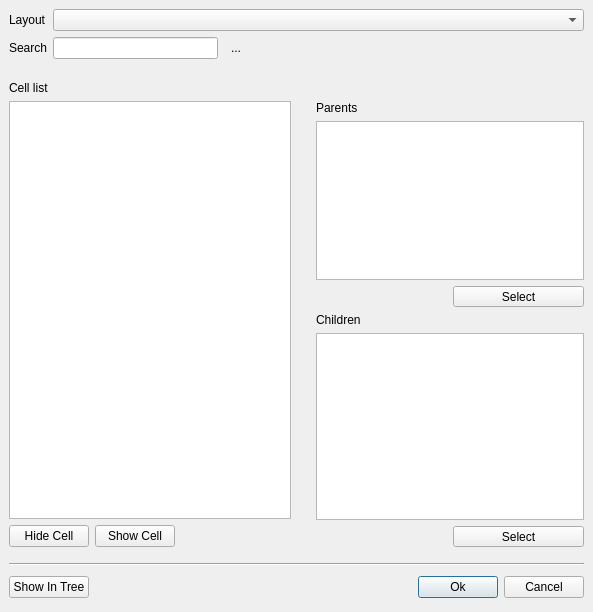
<?xml version="1.0" encoding="UTF-8"?>
<ui version="4.0">
 <class>CellSelectionForm</class>
 <widget class="QDialog" name="CellSelectionForm">
  <property name="geometry">
   <rect>
    <x>0</x>
    <y>0</y>
    <width>593</width>
    <height>612</height>
   </rect>
  </property>
  <property name="windowTitle">
   <string>Select Cell</string>
  </property>
  <layout class="QVBoxLayout">
   <property name="spacing">
    <number>6</number>
   </property>
   <property name="leftMargin">
    <number>9</number>
   </property>
   <property name="topMargin">
    <number>9</number>
   </property>
   <property name="rightMargin">
    <number>9</number>
   </property>
   <property name="bottomMargin">
    <number>9</number>
   </property>
   <item>
    <widget class="QFrame" name="frame8">
     <property name="frameShape">
      <enum>QFrame::NoFrame</enum>
     </property>
     <property name="frameShadow">
      <enum>QFrame::Raised</enum>
     </property>
     <layout class="QGridLayout">
      <property name="leftMargin">
       <number>0</number>
      </property>
      <property name="topMargin">
       <number>0</number>
      </property>
      <property name="rightMargin">
       <number>0</number>
      </property>
      <property name="bottomMargin">
       <number>0</number>
      </property>
      <property name="spacing">
       <number>6</number>
      </property>
      <item row="5" column="0">
       <widget class="QFrame" name="tools_frame">
        <property name="frameShape">
         <enum>QFrame::NoFrame</enum>
        </property>
        <property name="frameShadow">
         <enum>QFrame::Raised</enum>
        </property>
        <layout class="QHBoxLayout">
         <property name="spacing">
          <number>6</number>
         </property>
         <property name="leftMargin">
          <number>0</number>
         </property>
         <property name="topMargin">
          <number>0</number>
         </property>
         <property name="rightMargin">
          <number>0</number>
         </property>
         <property name="bottomMargin">
          <number>0</number>
         </property>
         <item>
          <widget class="QPushButton" name="pb_hide">
           <property name="text">
            <string>Hide Cell</string>
           </property>
          </widget>
         </item>
         <item>
          <widget class="QPushButton" name="pb_show">
           <property name="text">
            <string>Show Cell</string>
           </property>
          </widget>
         </item>
         <item>
          <spacer>
           <property name="orientation">
            <enum>Qt::Horizontal</enum>
           </property>
           <property name="sizeHint" stdset="0">
            <size>
             <width>40</width>
             <height>20</height>
            </size>
           </property>
          </spacer>
         </item>
        </layout>
       </widget>
      </item>
      <item row="3" column="0" rowspan="2">
       <widget class="QTreeView" name="lv_cells">
        <property name="sizePolicy">
         <sizepolicy hsizetype="Expanding" vsizetype="Expanding">
          <horstretch>1</horstretch>
          <verstretch>1</verstretch>
         </sizepolicy>
        </property>
        <property name="selectionMode">
         <enum>QAbstractItemView::ExtendedSelection</enum>
        </property>
        <property name="uniformRowHeights">
         <bool>true</bool>
        </property>
       </widget>
      </item>
      <item row="4" column="2" rowspan="2">
       <widget class="QFrame" name="frame_6">
        <property name="sizePolicy">
         <sizepolicy hsizetype="Preferred" vsizetype="Preferred">
          <horstretch>1</horstretch>
          <verstretch>0</verstretch>
         </sizepolicy>
        </property>
        <property name="frameShape">
         <enum>QFrame::NoFrame</enum>
        </property>
        <property name="frameShadow">
         <enum>QFrame::Raised</enum>
        </property>
        <layout class="QGridLayout">
         <property name="leftMargin">
          <number>0</number>
         </property>
         <property name="topMargin">
          <number>0</number>
         </property>
         <property name="rightMargin">
          <number>0</number>
         </property>
         <property name="bottomMargin">
          <number>0</number>
         </property>
         <property name="spacing">
          <number>6</number>
         </property>
         <item row="2" column="2">
          <widget class="QToolButton" name="tb_set_child">
           <property name="sizePolicy">
            <sizepolicy hsizetype="Preferred" vsizetype="Preferred">
             <horstretch>0</horstretch>
             <verstretch>0</verstretch>
            </sizepolicy>
           </property>
           <property name="text">
            <string>Select</string>
           </property>
          </widget>
         </item>
         <item row="2" column="1">
          <spacer>
           <property name="orientation">
            <enum>Qt::Horizontal</enum>
           </property>
           <property name="sizeHint" stdset="0">
            <size>
             <width>40</width>
             <height>20</height>
            </size>
           </property>
          </spacer>
         </item>
         <item row="1" column="1" colspan="2">
          <widget class="QTreeView" name="lv_children">
           <property name="sizePolicy">
            <sizepolicy hsizetype="Expanding" vsizetype="Expanding">
             <horstretch>1</horstretch>
             <verstretch>1</verstretch>
            </sizepolicy>
           </property>
           <property name="uniformRowHeights">
            <bool>true</bool>
           </property>
          </widget>
         </item>
         <item row="0" column="1">
          <widget class="QLabel" name="textLabel2">
           <property name="text">
            <string>Children</string>
           </property>
          </widget>
         </item>
         <item row="0" column="0">
          <widget class="QLabel" name="label_5">
           <property name="text">
            <string/>
           </property>
           <property name="pixmap">
            <pixmap resource="../lay/layResources.qrc">:/right.png</pixmap>
           </property>
          </widget>
         </item>
        </layout>
       </widget>
      </item>
      <item row="1" column="0" colspan="3">
       <spacer>
        <property name="orientation">
         <enum>Qt::Vertical</enum>
        </property>
        <property name="sizeType">
         <enum>QSizePolicy::Fixed</enum>
        </property>
        <property name="sizeHint" stdset="0">
         <size>
          <width>451</width>
          <height>16</height>
         </size>
        </property>
       </spacer>
      </item>
      <item row="0" column="0" colspan="3">
       <widget class="QFrame" name="frame_4">
        <property name="frameShape">
         <enum>QFrame::NoFrame</enum>
        </property>
        <property name="frameShadow">
         <enum>QFrame::Raised</enum>
        </property>
        <layout class="QGridLayout">
         <property name="leftMargin">
          <number>0</number>
         </property>
         <property name="topMargin">
          <number>0</number>
         </property>
         <property name="rightMargin">
          <number>0</number>
         </property>
         <property name="bottomMargin">
          <number>0</number>
         </property>
         <property name="spacing">
          <number>6</number>
         </property>
         <item row="0" column="0">
          <widget class="QLabel" name="layout_lbl">
           <property name="text">
            <string>Layout</string>
           </property>
          </widget>
         </item>
         <item row="1" column="0">
          <widget class="QLabel" name="label_2">
           <property name="text">
            <string>Search</string>
           </property>
          </widget>
         </item>
         <item row="1" column="1">
          <widget class="lay::DecoratedLineEdit" name="le_cell_name">
           <property name="sizePolicy">
            <sizepolicy hsizetype="Expanding" vsizetype="Fixed">
             <horstretch>1</horstretch>
             <verstretch>1</verstretch>
            </sizepolicy>
           </property>
          </widget>
         </item>
         <item row="1" column="2">
          <widget class="QToolButton" name="find_next">
           <property name="toolTip">
            <string>Find Next</string>
           </property>
           <property name="text">
            <string>...</string>
           </property>
           <property name="icon">
            <iconset resource="../lay/layResources.qrc">
             <normaloff>:/find.png</normaloff>:/find.png</iconset>
           </property>
           <property name="autoRaise">
            <bool>true</bool>
           </property>
          </widget>
         </item>
         <item row="0" column="1" colspan="4">
          <widget class="QComboBox" name="cb_views">
           <property name="sizePolicy">
            <sizepolicy hsizetype="Expanding" vsizetype="Fixed">
             <horstretch>1</horstretch>
             <verstretch>1</verstretch>
            </sizepolicy>
           </property>
          </widget>
         </item>
         <item row="1" column="3" colspan="2">
          <spacer name="horizontalSpacer">
           <property name="orientation">
            <enum>Qt::Horizontal</enum>
           </property>
           <property name="sizeHint" stdset="0">
            <size>
             <width>40</width>
             <height>20</height>
            </size>
           </property>
          </spacer>
         </item>
        </layout>
       </widget>
      </item>
      <item row="4" column="1" rowspan="2">
       <widget class="QFrame" name="frame_8">
        <property name="frameShape">
         <enum>QFrame::NoFrame</enum>
        </property>
        <property name="frameShadow">
         <enum>QFrame::Raised</enum>
        </property>
        <layout class="QVBoxLayout">
         <property name="spacing">
          <number>6</number>
         </property>
         <property name="leftMargin">
          <number>0</number>
         </property>
         <property name="topMargin">
          <number>0</number>
         </property>
         <property name="rightMargin">
          <number>0</number>
         </property>
         <property name="bottomMargin">
          <number>0</number>
         </property>
        </layout>
       </widget>
      </item>
      <item row="3" column="2">
       <widget class="QFrame" name="frame_5">
        <property name="sizePolicy">
         <sizepolicy hsizetype="Preferred" vsizetype="Preferred">
          <horstretch>1</horstretch>
          <verstretch>0</verstretch>
         </sizepolicy>
        </property>
        <property name="frameShape">
         <enum>QFrame::NoFrame</enum>
        </property>
        <property name="frameShadow">
         <enum>QFrame::Raised</enum>
        </property>
        <layout class="QGridLayout">
         <property name="leftMargin">
          <number>0</number>
         </property>
         <property name="topMargin">
          <number>0</number>
         </property>
         <property name="rightMargin">
          <number>0</number>
         </property>
         <property name="bottomMargin">
          <number>0</number>
         </property>
         <property name="spacing">
          <number>6</number>
         </property>
         <item row="2" column="1">
          <spacer>
           <property name="orientation">
            <enum>Qt::Horizontal</enum>
           </property>
           <property name="sizeHint" stdset="0">
            <size>
             <width>40</width>
             <height>20</height>
            </size>
           </property>
          </spacer>
         </item>
         <item row="2" column="2">
          <widget class="QToolButton" name="tb_set_parent">
           <property name="sizePolicy">
            <sizepolicy hsizetype="Preferred" vsizetype="Preferred">
             <horstretch>0</horstretch>
             <verstretch>0</verstretch>
            </sizepolicy>
           </property>
           <property name="text">
            <string>Select</string>
           </property>
          </widget>
         </item>
         <item row="1" column="1" colspan="2">
          <widget class="QTreeView" name="lv_parents">
           <property name="sizePolicy">
            <sizepolicy hsizetype="Expanding" vsizetype="Expanding">
             <horstretch>1</horstretch>
             <verstretch>1</verstretch>
            </sizepolicy>
           </property>
           <property name="uniformRowHeights">
            <bool>true</bool>
           </property>
          </widget>
         </item>
         <item row="0" column="1" colspan="2">
          <widget class="QLabel" name="textLabel1">
           <property name="text">
            <string>Parents</string>
           </property>
          </widget>
         </item>
         <item row="0" column="0">
          <widget class="QLabel" name="label_4">
           <property name="text">
            <string/>
           </property>
           <property name="pixmap">
            <pixmap resource="../lay/layResources.qrc">:/right.png</pixmap>
           </property>
          </widget>
         </item>
        </layout>
       </widget>
      </item>
      <item row="2" column="0" colspan="3">
       <widget class="QLabel" name="label_3">
        <property name="text">
         <string>Cell list</string>
        </property>
       </widget>
      </item>
     </layout>
    </widget>
   </item>
   <item>
    <spacer>
     <property name="orientation">
      <enum>Qt::Vertical</enum>
     </property>
     <property name="sizeType">
      <enum>QSizePolicy::Fixed</enum>
     </property>
     <property name="sizeHint" stdset="0">
      <size>
       <width>20</width>
       <height>10</height>
      </size>
     </property>
    </spacer>
   </item>
   <item>
    <widget class="Line" name="line_4">
     <property name="orientation">
      <enum>Qt::Horizontal</enum>
     </property>
    </widget>
   </item>
   <item>
    <widget class="QFrame" name="frame5">
     <property name="frameShape">
      <enum>QFrame::NoFrame</enum>
     </property>
     <property name="frameShadow">
      <enum>QFrame::Raised</enum>
     </property>
     <layout class="QHBoxLayout">
      <property name="spacing">
       <number>6</number>
      </property>
      <property name="leftMargin">
       <number>0</number>
      </property>
      <property name="topMargin">
       <number>0</number>
      </property>
      <property name="rightMargin">
       <number>0</number>
      </property>
      <property name="bottomMargin">
       <number>0</number>
      </property>
      <item>
       <widget class="QPushButton" name="apply_button">
        <property name="text">
         <string>Show In Tree</string>
        </property>
       </widget>
      </item>
      <item>
       <spacer>
        <property name="orientation">
         <enum>Qt::Horizontal</enum>
        </property>
        <property name="sizeType">
         <enum>QSizePolicy::Expanding</enum>
        </property>
        <property name="sizeHint" stdset="0">
         <size>
          <width>91</width>
          <height>31</height>
         </size>
        </property>
       </spacer>
      </item>
      <item>
       <widget class="QPushButton" name="ok_button">
        <property name="text">
         <string>Ok</string>
        </property>
        <property name="default">
         <bool>true</bool>
        </property>
       </widget>
      </item>
      <item>
       <widget class="QPushButton" name="cancel_button">
        <property name="text">
         <string>Cancel</string>
        </property>
       </widget>
      </item>
     </layout>
    </widget>
   </item>
  </layout>
 </widget>
 <layoutdefault spacing="6" margin="11"/>
 <customwidgets>
  <customwidget>
   <class>lay::DecoratedLineEdit</class>
   <extends>QLineEdit</extends>
   <header>layWidgets.h</header>
  </customwidget>
 </customwidgets>
 <resources>
  <include location="../lay/layResources.qrc"/>
 </resources>
 <connections/>
</ui>
